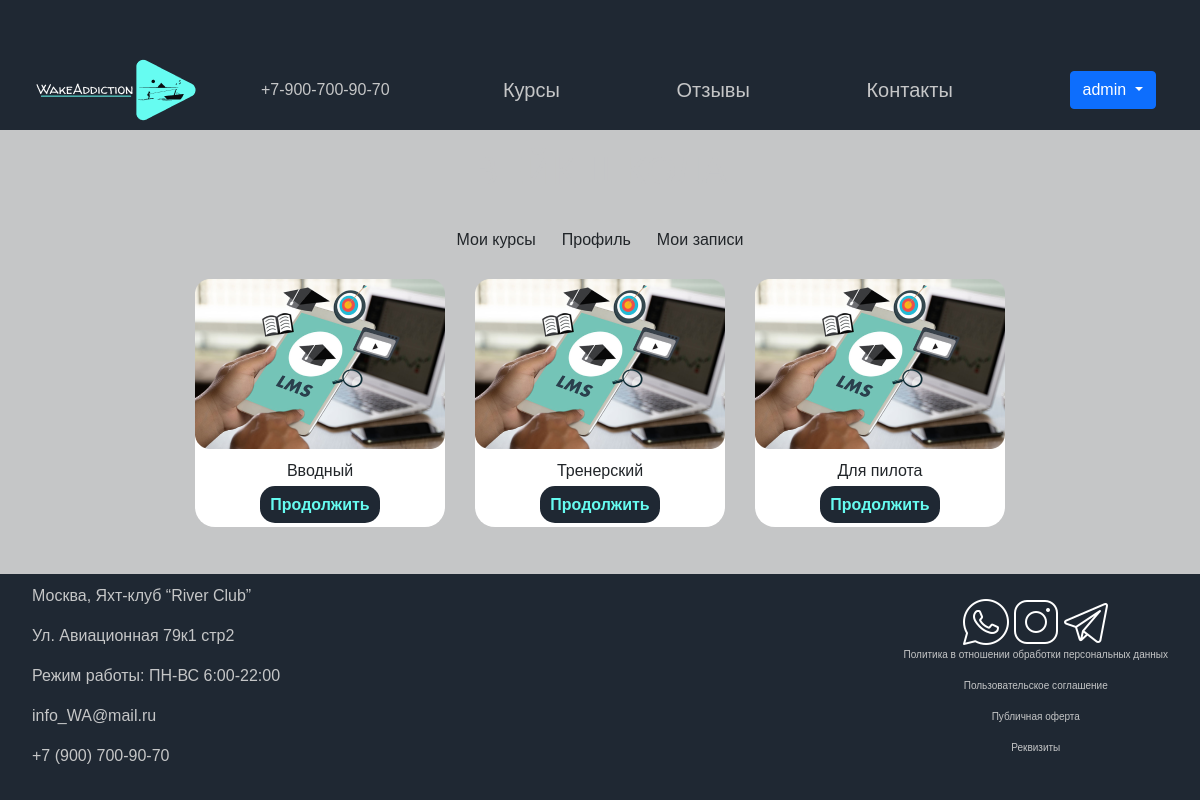
Page /profile-courses (signed in) on the committed database.
### main/models.py (models this page shows, shortened)
class Course(models.Model):
    title = models.CharField(max_length=255, null=False, blank=False, verbose_name="название")
    logo = models.ImageField(verbose_name="логотип", null=True, blank=True)
    users = models.ManyToManyField(get_user_model(), related_name="courses", null=True)
    class Meta:
        verbose_name = "курс"
        verbose_name_plural = "курсы"

### main/views.py (the view)
# urls.py: path("profile-courses", views.profile_courses, name="profile-courses"),
def profile_courses(request):
    return render(request, "main/profile-courses.html", context={"courses": request.user.courses.all()})

### main/templates/main/profile-courses.html
{% extends 'main/profile.html' %}
{% block profile-content %}
<div class="courses">
    {% for course in courses %}
    <div class="course-item">
        <img src="{{ course.logo.url }}">
        <div class="course-title">
            {{ course.title }}
        </div>
        <div class="course-div">
            <a class="course-btn" href={% url 'modules1' %}>Продолжить</a>
        </div>
    </div>
    {% endfor %}
</div>
{% endblock %}

### main/templates/main/layout.html (shortened to what this page needs)
{% load static %}
<html lang="ru">
<head>
    <link rel=»stylesheet» href=»style.css»>
    <link rel="stylesheet" href="https://cdnjs.cloudflare.com/ajax/libs/font-awesome/6.1.1/css/all.min.css"/>
    <link rel="stylesheet" href="{% static 'assets/bootstrap/css/bootstrap.min.css' %}">
    <link rel="stylesheet" href="{% static 'assets/DataTables/datatables.min.css' %}">
    <link rel="stylesheet" href="{% static 'assets/select2/dist/css/select2.min.css' %}">
    <link rel="stylesheet" href="{% static 'css/style.css' %}">
    <link rel="stylesheet" href="https://use.fontawesome.com/releases/v5.8.2/css/all.css">
</head>
<body>
    <header class="header">
        <div class="header-line">
            <div class="logo-img">
                <a href="/"><img src="{% static 'img/logo.png' %}" alt="Лого"/></a>
            </div>
            <div class="phone">
                <div class="phone-holder">
                    <div class="number"><a class="num" href="#">+7-900-700-90-70</a> </div>
                </div>
            </div>
                <a class="nav-item" href="{% url 'cources' %}">Курсы</a></li>
                <a class="nav-item" href="#otziv">Отзывы</a></li>
                <a class="nav-item" href="#contacts">Контакты</a></li>
            {% if user.is_authenticated %}
                <div class="dropdown">
                    <button class="btn btn-primary my-btn dropdown-toggle me-3" type="button"
                            data-bs-toggle="dropdown" aria-expanded="false">
                        {{ request.user }}
                    </button>
                </div>
            {% endif %}
        </div>
    </header>
    <main>
        {% block content %}
        {% endblock %}
    </main>
    <footer class="footer">
        <div class="footer-element">
            <div class="contacts">
                <p>Москва, Яхт-клуб “River Club”</p>
                <p>Ул. Авиационная 79к1 стр2</p>
                <p>Режим работы: ПН-ВС 6:00-22:00</p>
                <p>info_WA@mail.ru</p>
                <p>+7 (900) 700-90-70</p>
            </div>
            <div class="social">
                <div class="social-all">
                <img src="{% static 'img/13.png' %}" alt="телеграмм"/>
                <img src="{% static 'img/12.png' %}" alt="Инстаграмм"/>
                <img src="{% static 'img/11.png' %}" alt="Вацап"/>
                </div>
                <div class="policy">
                    <p>Политика в отношении обработки персональных данных</p>
                    <p>Пользовательское соглашение</p>
                    <p>Публичная оферта</p>
                    <p>Реквизиты</p>
                </div>
            </div>
        </div>
    </footer>
</body>
</html>

### main/static/css/style.css (style rules this page uses)
html, body { height: 100%; width: 100%; overflow: auto; display: flex; flex-direction: column; margin: 0; padding: 0; min-height: 100%; background-size: cover; background-repeat: no-repeat; background-position: center; background-color: #c5c6c7; }
body { display: flex; flex-direction: column; }
main { flex: 1; }
.header-line { padding-top: 50px; display: flex; align-items: center; justify-content: space-around; background-color: #1f2833; }
.nav-item { color: #c5c6c7; text-decoration: none; font-weight: 400; font-size: 20px; margin-right: 60px; transition: color 0.3s linear; }
.num { color: #c5c6c7; text-decoration: none; font-weight: 400; transition: color 0.2s linear; }
.phone-holder { display: flex; align-items: center; }
.footer { width: 100%; margin-top: auto; background-color: #1f2833; padding: 1rem 2rem; padding-top: 10px; }
.footer-element { display: flex; justify-content: space-between; align-items: center; }
.contacts { display: flex; align-items: start; justify-content: left; color: #c5c6c7; flex-direction: column; }
.social { display: flex; align-items: center; justify-content: center; flex-direction: column; }
.policy { display: flex; align-items: center; justify-content: left; color: #c5c6c7; font-size: 10px; font-weight: 400; flex-direction: column; }
.social-all { display: flex; justify-content: center; align-items: center; flex-direction: row; }
.courses { display: flex; flex-direction: row; justify-content: center; align-items: center; margin: 0 auto; }
.course-item { align-items: center; background: #ffffff; border-radius: 20px; margin: 0 15px; }
.course-title { text-align: center; margin: 10px; }
.course-div { text-align: center; margin: 10px; }
.course-btn { background: #1F2833; border-radius: 15px; color: #66FCF1; text-decoration: none; outline: none; padding: 10px; font-weight: bold; }
* { font-family: "Montserrat Alternates", sans-serif; }

### rows in the picture
Course: logo (picture), title "Вводный"
Course: logo (picture), title "Тренерский"
Course: logo (picture), title "Для пилота"

### other values in the picture
{{ request.user }} "admin"
